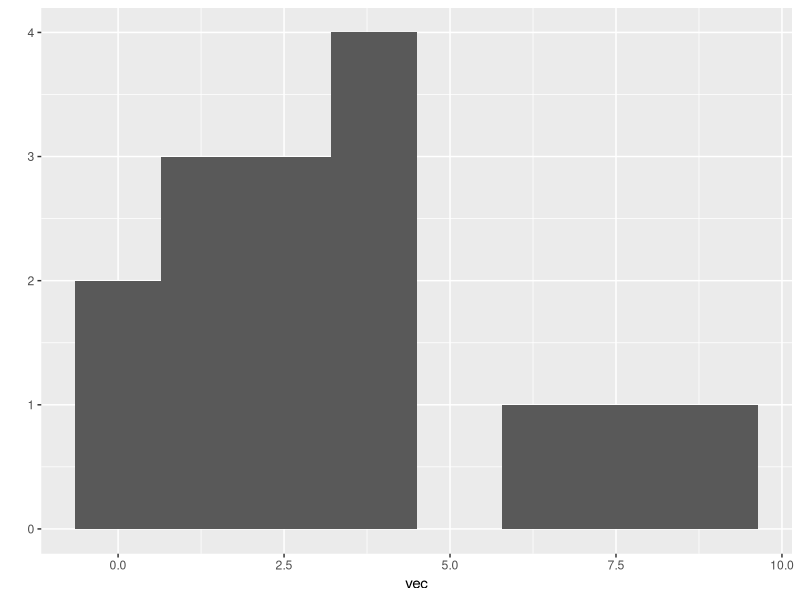
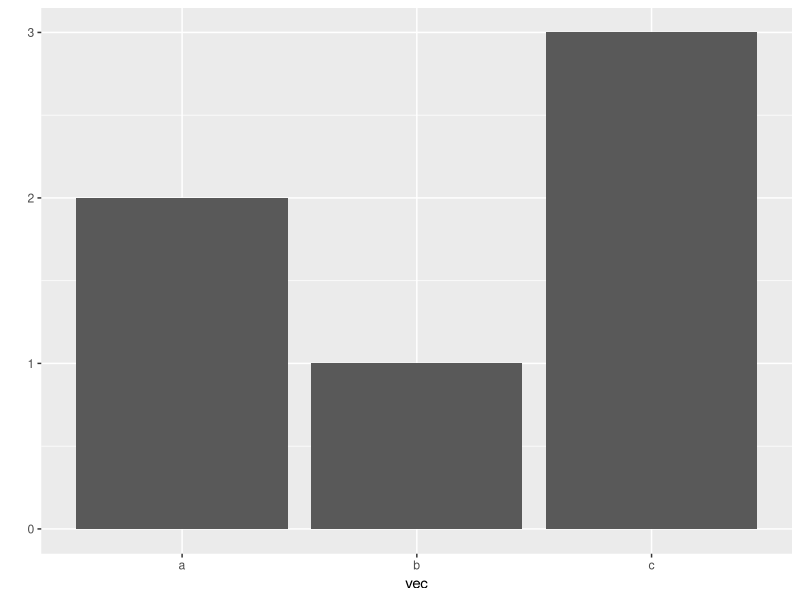
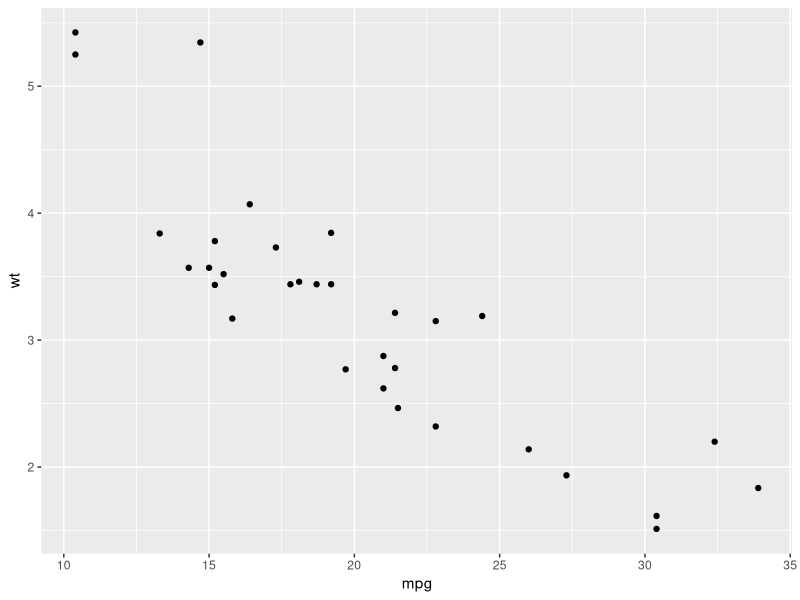
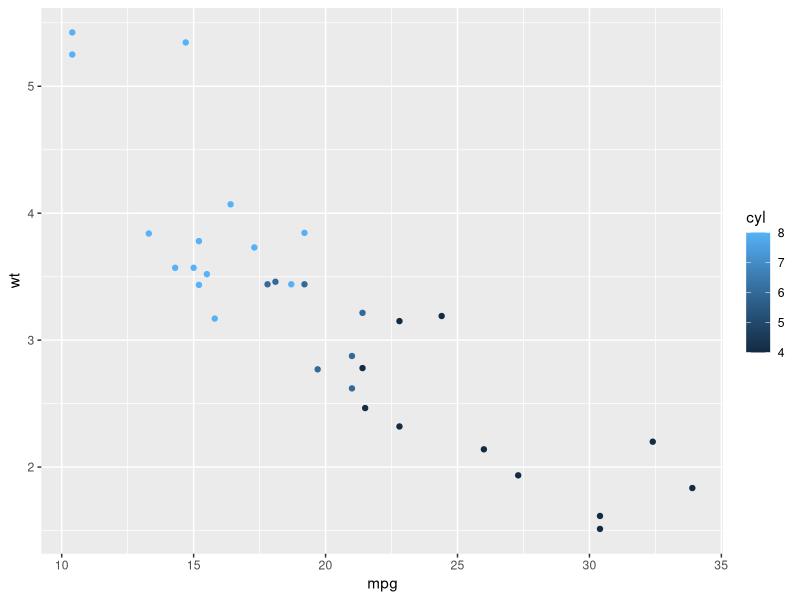
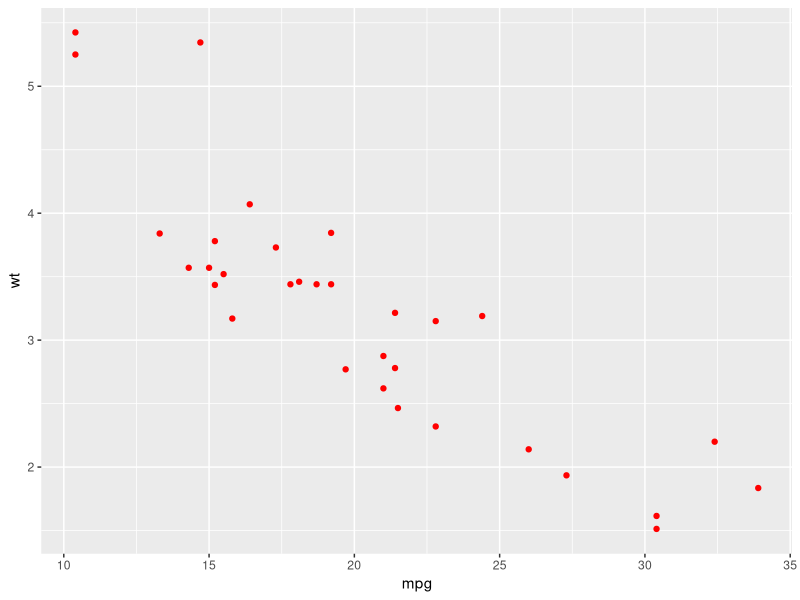
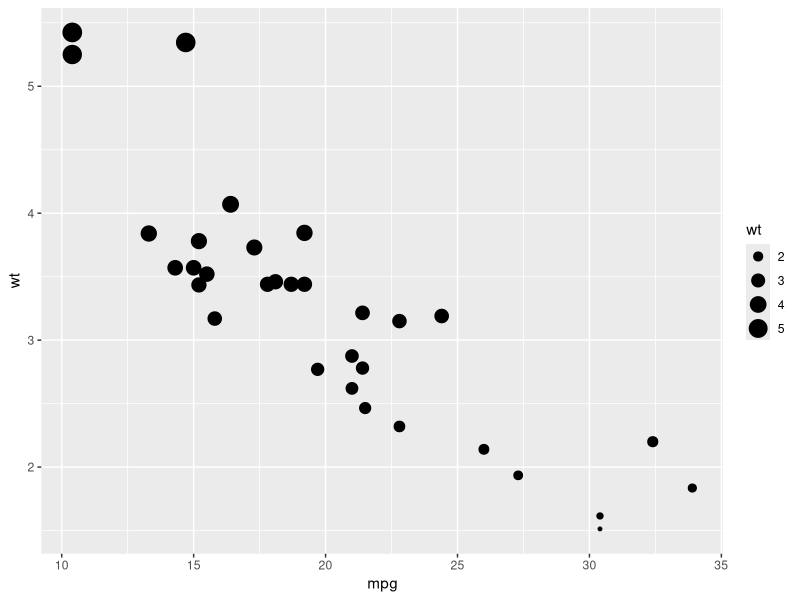
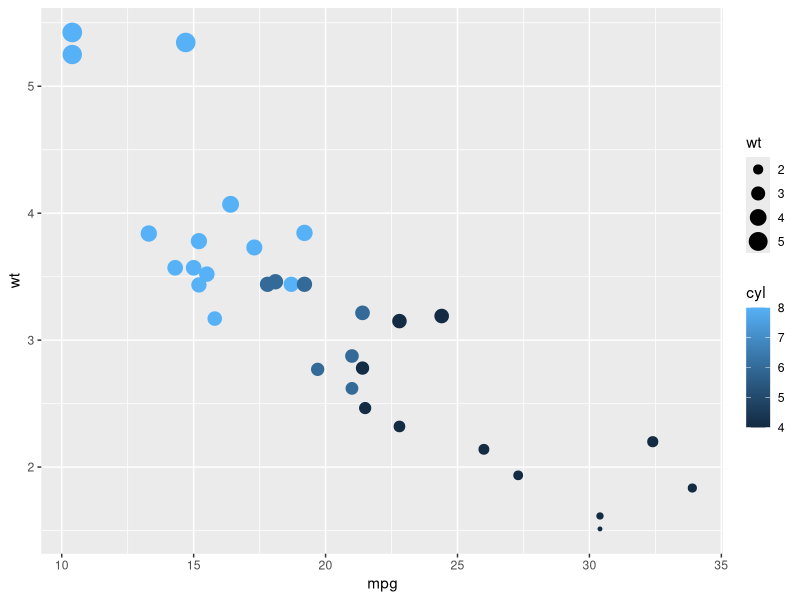
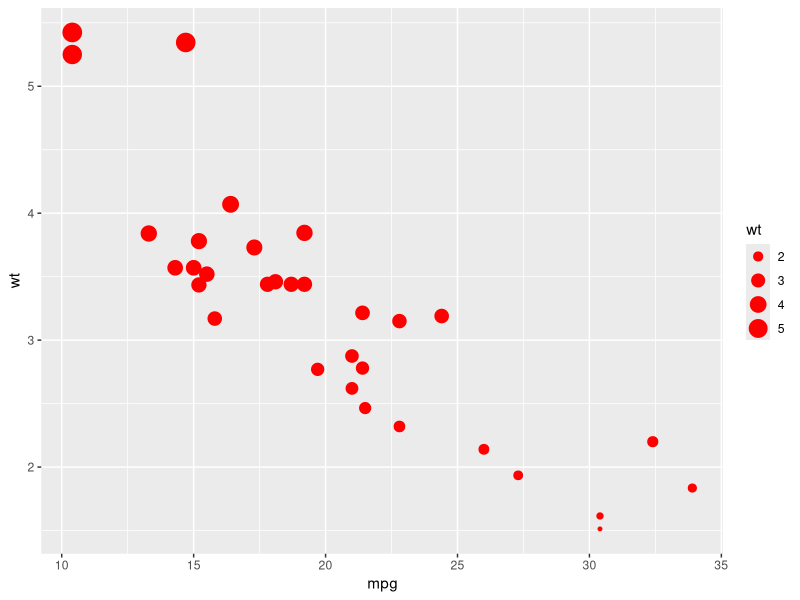

Source code (R) for these figures, in order:
# How to use a function in the specified package

rm(list = ls())
cat('\f')


library(ggplot2)

?qplot


( vec <- c(1,1,1,2,3,3,4,4,4,4,7,8,9,0,0) )
table(vec)     # table{base}
qplot(vec, bins = 8)     # qplot{ggplot2}


( vec <- c('a','a','b','c','c','c'))
table(vec)    # table{base}
qplot(vec)    # qplot{ggplot2}


( mtcars <- datasets::mtcars )

qplot(data = mtcars, x = mpg, y = wt)  # default, scatterplot

qplot(data = mtcars, x = mpg, y = wt, color = cyl)
qplot(data = mtcars, x = mpg, y = wt, color = I('red'))

qplot(data = mtcars, x = mpg, y = wt, size = wt)
qplot(data = mtcars, x = mpg, y = wt, color = cyl, size = wt)
qplot(data = mtcars, x = mpg, y = wt, color = I('red'), size = wt)
qplot(data = mtcars, x = mpg, y = wt, color = cyl, size = wt, xlab = 'mpg', ylab = 'weight' )

# just x supplied = histogram
qplot(data = mtcars, x = mpg)
qplot(data = mtcars, x = cyl)

# just y supplied = scatterplot, with x = seq_along(y)
qplot(data = mtcars, y = mpg)

# Use different geoms
qplot(data = mtcars, x = mpg, y = wt)
qplot(data = mtcars, x = mpg, y = wt, geom = 'path')
qplot(data = mtcars, x = cyl, y = wt, geom = c('boxplot', 'jitter'))
qplot(data = mtcars, x = cyl, y = wt, geom = c('boxplot', 'jitter'), color = cyl)
qplot(data = mtcars, x = cyl, y = wt, geom = c('boxplot', 'jitter'), color = cyl, size = wt)
qplot(data = mtcars, x = mpg, geom = 'dotplot')




detach('package:ggplot2', unload = TRUE)
